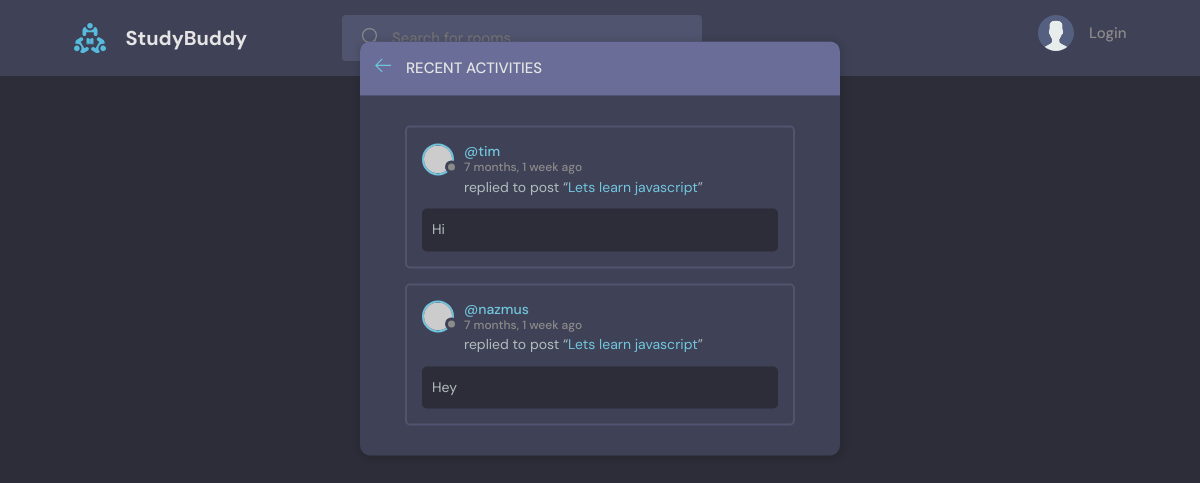
Page /activities/ on the earlier database version.
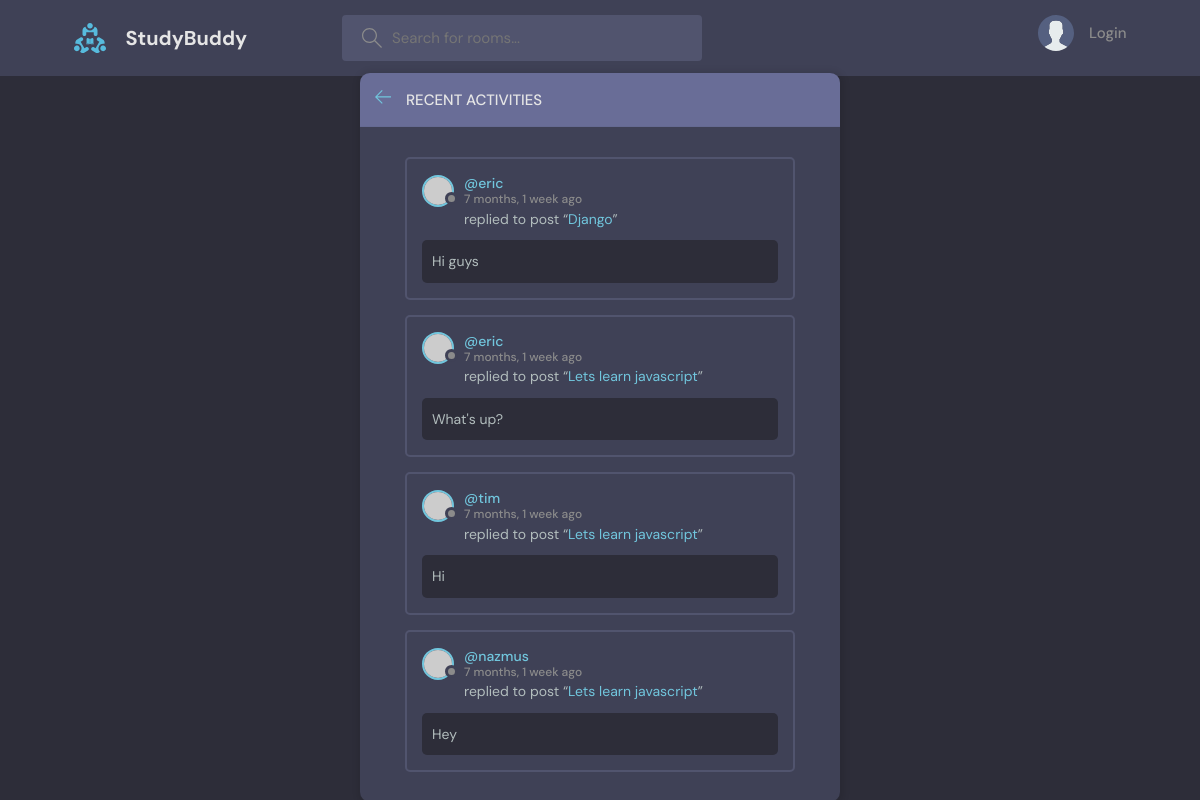
Same page on the later database version.
### base/models.py (models this page shows, shortened)
class Message(models.Model):
    user = models.ForeignKey(User, on_delete=models.CASCADE)
    room = models.ForeignKey(Room, on_delete=models.CASCADE)
    body = models.TextField()
    updated = models.DateTimeField(auto_now=True)
    created = models.DateTimeField(auto_now_add=True)
    class Meta:
        ordering = ['-updated', '-created']

class Room(models.Model):
    host = models.ForeignKey(User, on_delete=models.SET_NULL, null=True)
    topic = models.ForeignKey(Topic, on_delete=models.SET_NULL, null=True)
    name = models.CharField(max_length=200)
    description = models.TextField(null=True, blank=True)
    participants = models.ManyToManyField(
        User, related_name='participants', blank=True)
    updated = models.DateTimeField(auto_now=True)
    created = models.DateTimeField(auto_now_add=True)
    class Meta:
        ordering = ['-updated', '-created']
    def __str__(self):
        return str(self.name)

### base/views.py (the view)
# urls.py: path('activities/', views.activitiesPage, name='activities'),
def activitiesPage(request):
    room_messages = Message.objects.all()
    context = {'room_messages': room_messages}
    return render(request, 'base/activity.html', context)

### base/templates/base/activity.html (shortened to what this page needs)
{% extends 'main.html' %}
{% block content %}
<main class="layout">
  <div class="container">
    <div class="layout__box layout__box__recentActivities">
      <div class="layout__boxHeader">
        <div class="layout__boxTitle">
          <a href="{% url 'home' %}">
            <svg version="1.1" xmlns="http://www.w3.org/2000/svg" width="32" height="32" viewBox="0 0 32 32">
              <title>arrow-left</title>
              <path
                d="M13.723 2.286l-13.723 13.714 13.719 13.714 1.616-1.611-10.96-10.96h27.625v-2.286h-27.625l10.965-10.965-1.616-1.607z"
              ></path>
            </svg>
          </a>
          <h3>Recent Activities</h3>
        </div>
      </div>
      <div class="activities-page layout__body">
          {% for message in room_messages %}
            <div class="activities__box">
              <div class="activities__boxHeader roomListRoom__header">
                <a href="{% url 'user-profile' message.user.id %}" class="roomListRoom__author">
                  <div class="avatar avatar--small">
                    <img src="https://randomuser.me/api/portraits/women/11.jpg" />
                  </div>
                  <p>
                    @{{message.user}}
                    <span>{{message.created|timesince}} ago</span>
                  </p>
                </a>
              </div>
              <div class="activities__boxContent">
                <p>replied to post “<a href="{% url 'room' message.room.id %}">{{message.room}}</a>”</p>
                <div class="activities__boxRoomContent">
                  {{message.body}}
                </div>
              </div>
            </div>
          {% endfor %}
        </div>
    </div>
  </div>
</main>
{% endblock content %}

Differences in the rows shown:
added Message: user "eric", created "7 months, 1 week", room "Django", body "Hi guys"
added Message: user "eric", created "7 months, 1 week", room "Lets learn javascript", body "What's up?"
